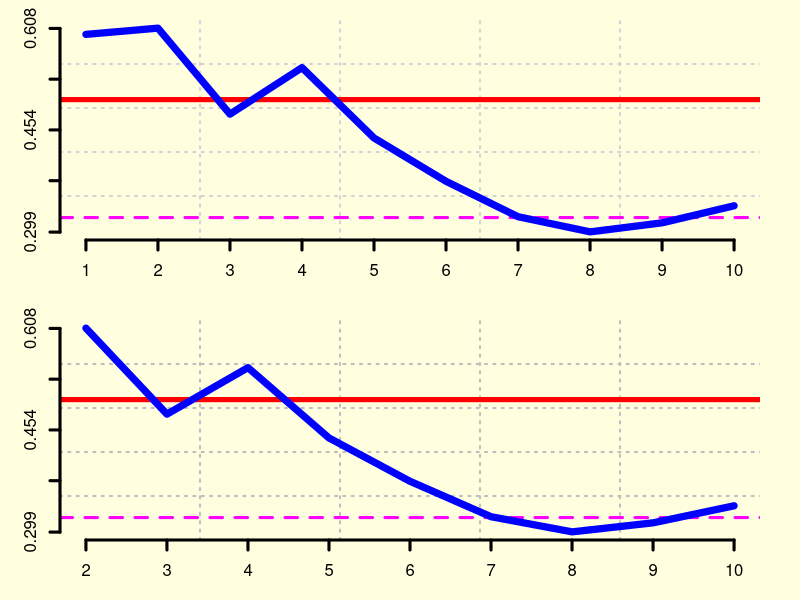
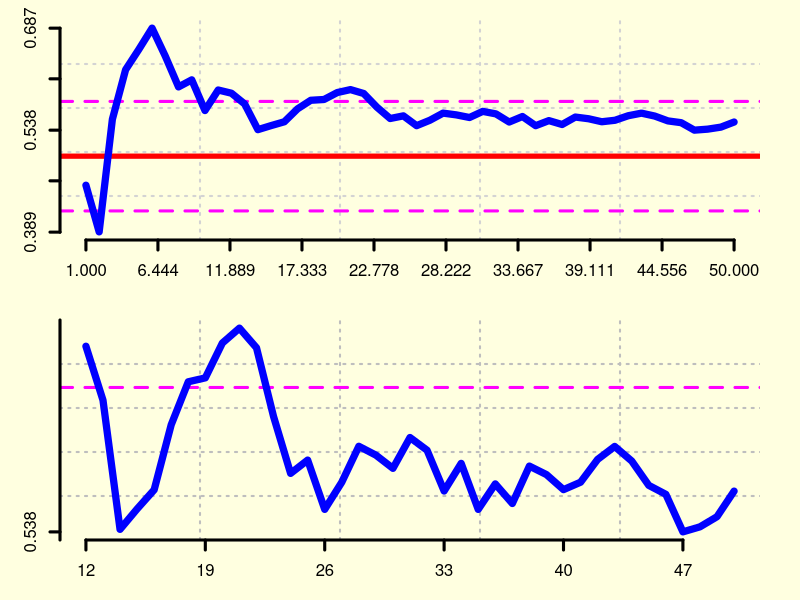
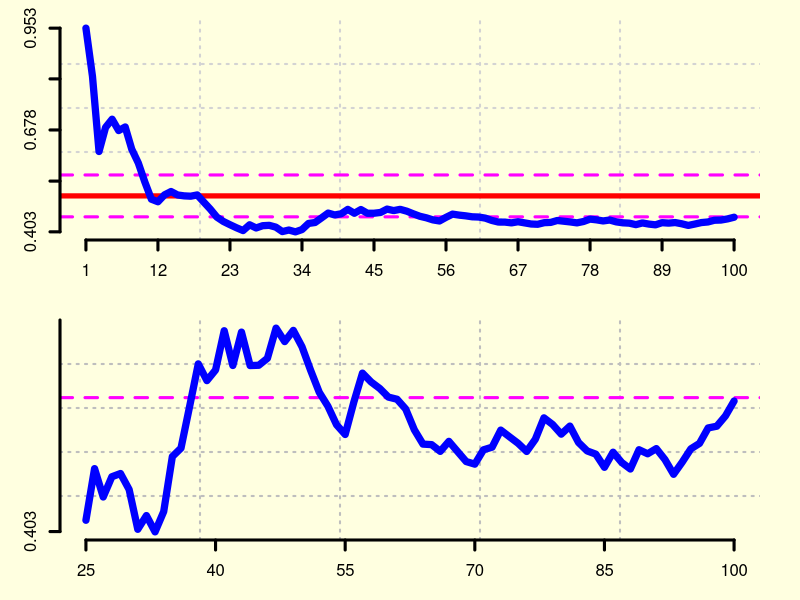
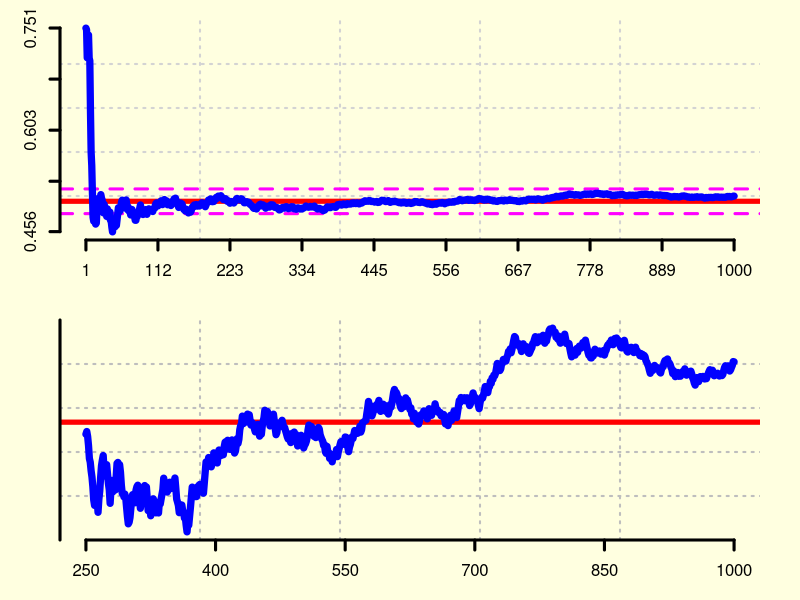
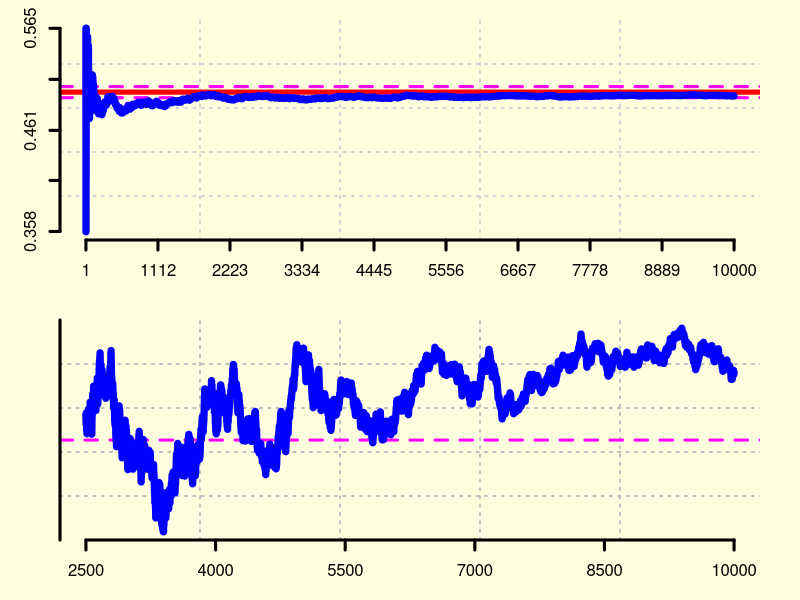

Generate these figures, in order, with R:
lgnzoom <- function(n){
    k <- floor(n/4)
    z <- k:n
    x <- runif(n)
    y <- cumsum(x)/1:n
    par(mfrow=c(2,1),oma=c(0,0,0,0),mar=c(3,3,1,2),
        bg='lightyellow',fg='blue')
    plot(1:n,y,type="n",lwd=7,xlab = '',ylab = '',
         axes = F)
    grid(5,lwd=2)
    abline(h=1/2,lty = 1, lwd = 5, col = "red",cex=2)
    abline(h=c(1/2+1.96/sqrt(12*n),1/2-1.96/sqrt(12*n)),
           lty = 2, lwd = 3, col = 'magenta')
    lines(1:n,y,lwd=7)
    axis(1,round(seq(1,n,length=10),3),
         col = 1,col.axis=1,lwd=3)
    axis(2,round(seq(min(y),max(y),length=5),3),
         col = 1,col.axis=1,lwd=3)
    ####################################
    plot(z,y[k:n],type="n",lwd=7,xlab = '',ylab = '',
         axes = F)
    grid(5,col = 'gray',lwd=2)
    abline(h=1/2,lty = 1, lwd = 5, col = "red",cex=2)
    abline(h=c(1/2+1.96/sqrt(12*n),1/2-1.96/sqrt(12*n)),
           lty = 2, lwd = 3, col = 'magenta')
    lines(z,y[k:n],lwd=7)
    axis(1,seq(k,n,by=floor((n-k)/5)),
         col = 1,col.axis=1,lwd=3)
    axis(2,round(seq(min(y),max(y),length=5),3),
         col = 1,col.axis=1,lwd=3)
    par(mfrow=c(1,1),fg='white')
}
lgnzoom(10)
lgnzoom(50)
lgnzoom(100)
lgnzoom(1000)
lgnzoom(10000)
